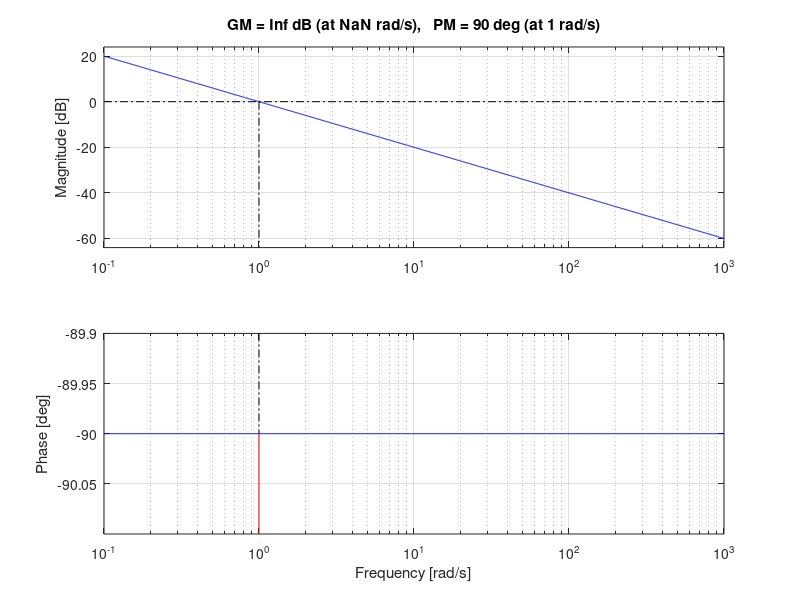

This figure's MATLAB source:
clear;
clc;

% Simple velocity input position output model
s = tf('s');
Gs = 1/s;

% Design characteristics
Ts = 0.4;
tau = Ts/4;
K_in = 1/tau;

Ts_in = feedback(K_in*Gs,1);

Fpi = (s+20)/s;
Gs_out = Ts_in*Fpi;
rlocus(Gs_out)
K = 0.125;
Fpi = K*Fpi;
Ts_out = feedback(Fpi*Ts_in,1);
cont_signal = feedback(Fpi,Ts_in);
step(cont_signal)

margin(Gs)

